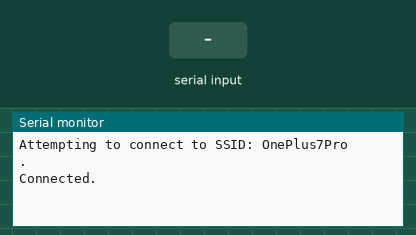
Simulated run of this sketch. Board: ESP32. Parts: the last lines printed to the serial monitor. The test bench sets the inputs (shaded band). WiFi joins after 1.5 s; servers stay silent unless stated; uploads are accepted with an empty reply.

Above: at 5.8 s.
5.9 s: "student2017\n" received over the second serial link
At 7.06 s:
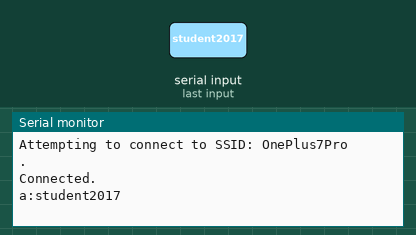
8.6 s: "90,45,200\n" received over the second serial link
At 10.52 s:
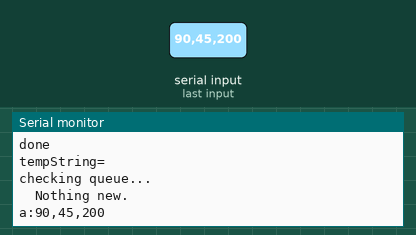

Measured:
- after the input at 5.9 s, the serial monitor: prints a new line after 1.0 s (image 1)
- after the input at 8.6 s, the serial monitor: prints a new line after 1.8 s (image 2)

The sketch:

ESP32_WIFI.ino
```cpp
#include <WiFi.h>
#include <HardwareSerial.h>
#define RXD2 16
#define TXD2 17

/*char ssid[] = "DeRuyter2.4GHz";
char pass[] = "student2017";*/

char ssid[] = "OnePlus7Pro";
char pass[] = "da991026";

WiFiClient  client;
char myTalkBackID[] = "42666";
char myTalkBackKey[] = "547GS0R76W5DUDYY";
String thingspeak_key = "VNKYOOFQ43GV1OGL";

float ctemp = 0;
float chumi = 0;
float wtemp =0;

void setup()
{
  Serial.begin(115200);
  Serial2.begin(9600,SERIAL_8N1,16,17);
  WiFi.mode(WIFI_STA);
}

void loop()
{


  if(WiFi.status() != WL_CONNECTED)
  {
    Serial.print("Attempting to connect to SSID: ");
    Serial.println(String(ssid));
    while(WiFi.status() != WL_CONNECTED)
    {
      WiFi.begin(ssid, pass);
      Serial.print(".");
      delay(5000);
    }
    Serial.println("\nConnected.");
  }

   readdata();
     if (client.connect("api.thingspeak.com", 80))
    {
      upload();
      delay(1000);
    }
  client.stop();

  String tbURI = String("/talkbacks/") + String(myTalkBackID) + String("/commands/execute");
  String postMessage =  String("api_key=") + String(myTalkBackKey);
  String newCommand = String();

  int x = httpPOST(tbURI, postMessage, newCommand);
  client.stop();

  if(x == 200)
  {
    Serial.println("checking queue...");
    if(newCommand.length() != 0)
    {
      Serial.print("  Latest command from queue: ");
      Serial.println(newCommand);
      Serial2.print(newCommand);
    }
    else
    {
      Serial.println("  Nothing new.");
    }
  }
  else
  {
    Serial.println("Problem checking queue. HTTP error code " + String(x));
  }


}


int httpPOST(String uri, String postMessage, String &response){

  bool connectSuccess = false;
  connectSuccess = client.connect("api.thingspeak.com",80);

  if(!connectSuccess)
  {
      return -301;
  }

  postMessage += "&headers=false";

  String Headers =  String("POST ") + uri + String(" HTTP/1.1\r\n") +
                    String("Host: api.thingspeak.com\r\n") +
                    String("Content-Type: application/x-www-form-urlencoded\r\n") +
                    String("Connection: close\r\n") +
                    String("Content-Length: ") + String(postMessage.length()) +
                    String("\r\n\r\n");

  client.print(Headers);
  client.print(postMessage);
  long startWaitForResponseAt = millis();
  while(client.available() == 0 && millis() - startWaitForResponseAt < 5000){
      delay(100);
  }

  if(client.available() == 0){
    return -304; // Didn't get server response in time
  }

  if(!client.find(const_cast<char *>("HTTP/1.1"))){
      return -303; // Couldn't parse response (didn't find HTTP/1.1)
  }

  int status = client.parseInt();
  if(status != 200){
    return status;
  }

  if(!client.find(const_cast<char *>("\n\r\n"))){
    return -303;
  }

  String tempString = String(client.readString());
  response = tempString;
  Serial.print("tempString=");Serial.println(tempString);

  return status;
}

void upload()
{
  String url = "/update?key=";
   url += thingspeak_key;
   url += "&field1=";
   url += String(ctemp);
   url += "&field2=";
   url += String(wtemp);
   client.print(String("GET ") + url + " HTTP/1.1\r\n" +
               "Host: api.thingspeak.com\r\n" +
               "Connection: close\r\n\r\n");

   Serial.println("done");
}
void readdata()
{
  String a =Serial2.readString();
  Serial.print("a:");Serial.println(a);
  int b = (a.substring(0,5)).toInt();
  datadecode(b);
  int c = (a.substring(5,5)).toInt();
  datadecode(c);
  int e = (a.substring(10,5)).toInt();
  datadecode(e);
}

void datadecode(int thdata)
{
  if(10000 < thdata && thdata< 20000)
  {
    ctemp = (static_cast<float>(thdata) - 10000)/100;
    Serial.print("ctemp");Serial.println(ctemp);
  }
  if(20000 < thdata && thdata< 30000)
  {
    wtemp = (static_cast<float>(thdata) - 20000)/100;
    Serial.print("wtemp");Serial.println(wtemp);
  }
  /*if(20000 < thdata && thdata< 30000)
  {
    chumi = (static_cast<float>(thdata) - 20000)/100;
    Serial.print("chumi");Serial.println(chumi);
  }
  if(30000 < thdata && thdata< 40000)
  {
    wtemp = (static_cast<float>(thdata) - 30000)/100;
    Serial.print("wtemp");Serial.println(wtemp);
  }*/
}
```
